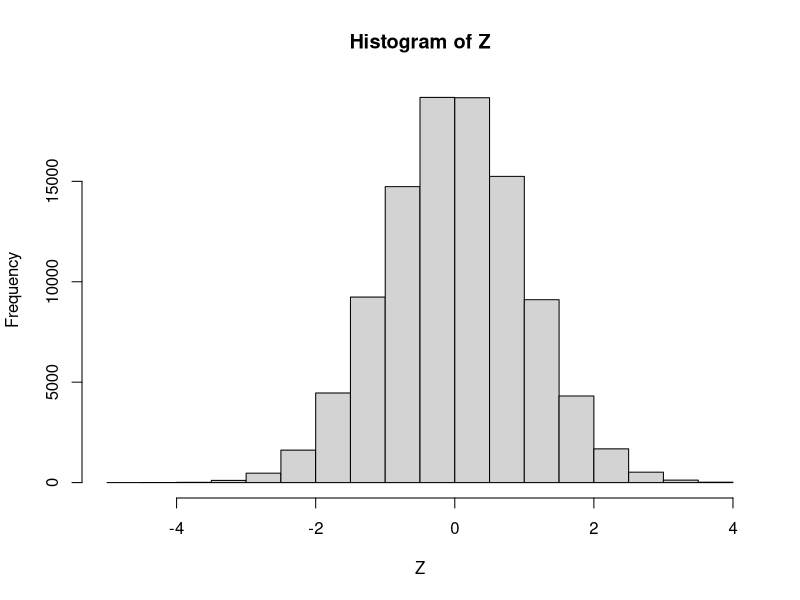
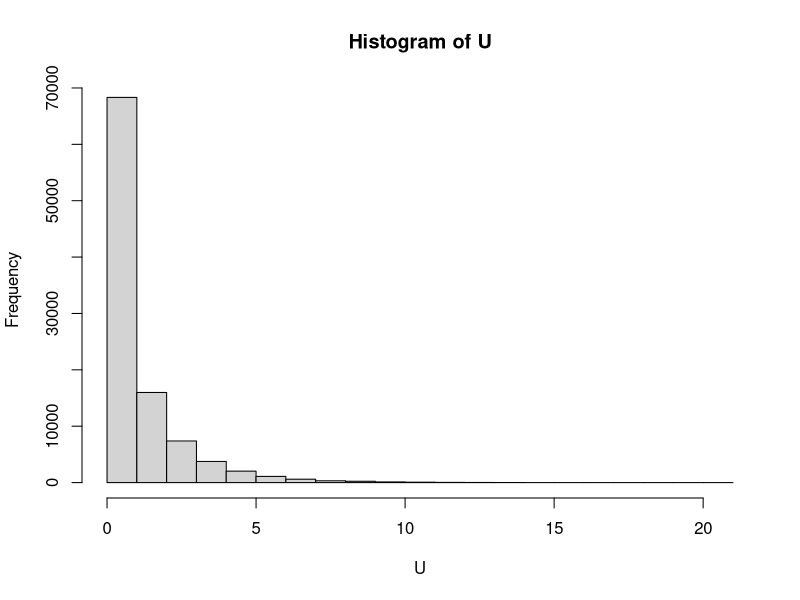
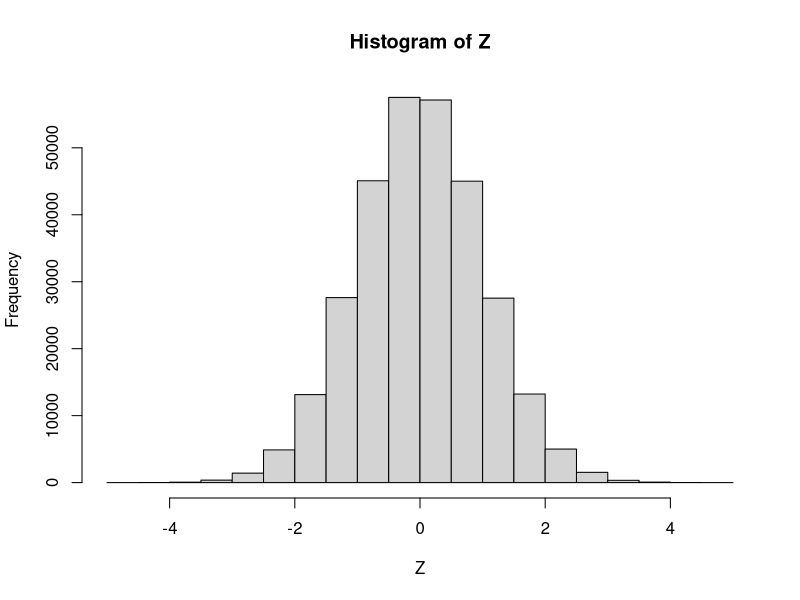
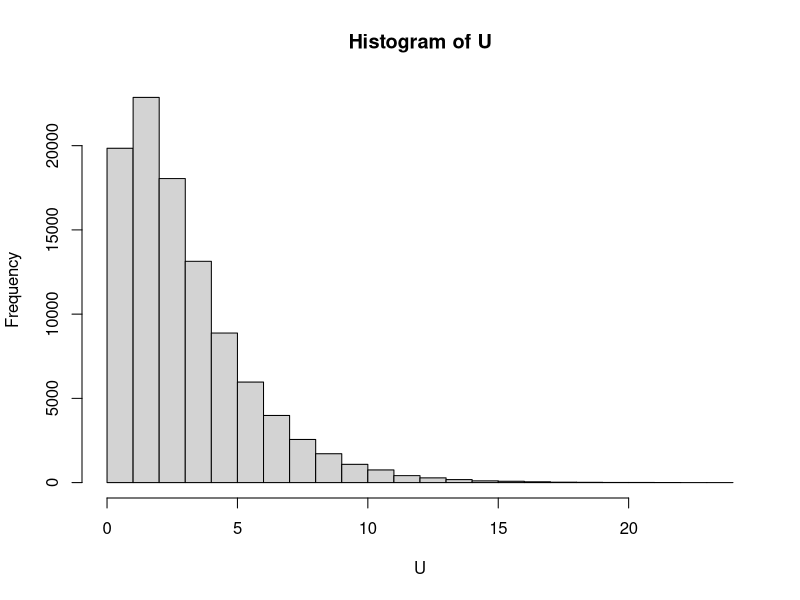
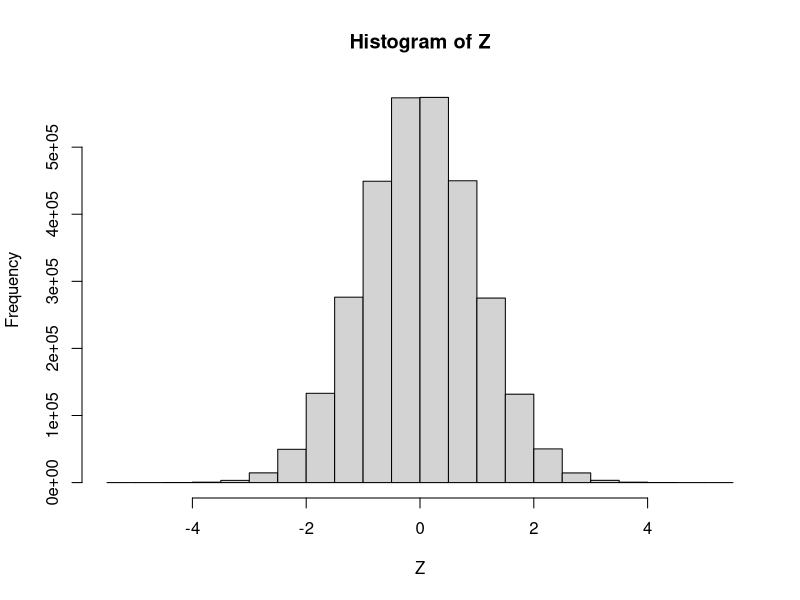
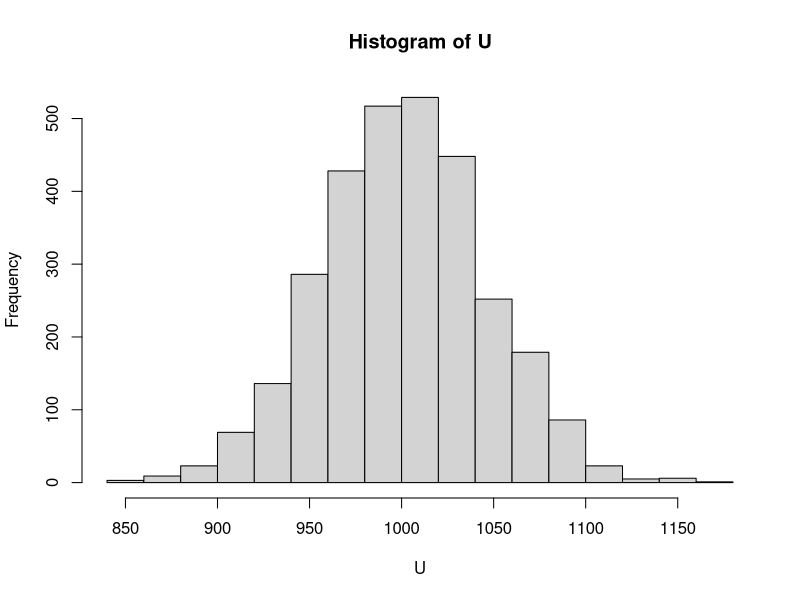

Generate these figures, in order, with R:
set.seed(1234)

# chi^2 with k = 1
Z <- rnorm(100000)
U <- Z^2
mean(U) # 1 = k
var(U) # 2 = 2*k
hist(Z)
hist(U)

# chi^2 with k = 3
Z <- matrix(rnorm(300000), ncol = 3)
U <- rowSums(Z^2)
mean(U) # 3 = k
var(U) # 6 = 2*k
hist(Z)
hist(U)


# chi^2 with k = 1000
k <- 1000
Z <- matrix(rnorm(3000000), ncol = k)
U <- rowSums(Z^2)
mean(U) # 1000 = k
var(U) # 2000 = 2*k
hist(Z)
hist(U) # the higher k the more similar it looks like a normal distribution
